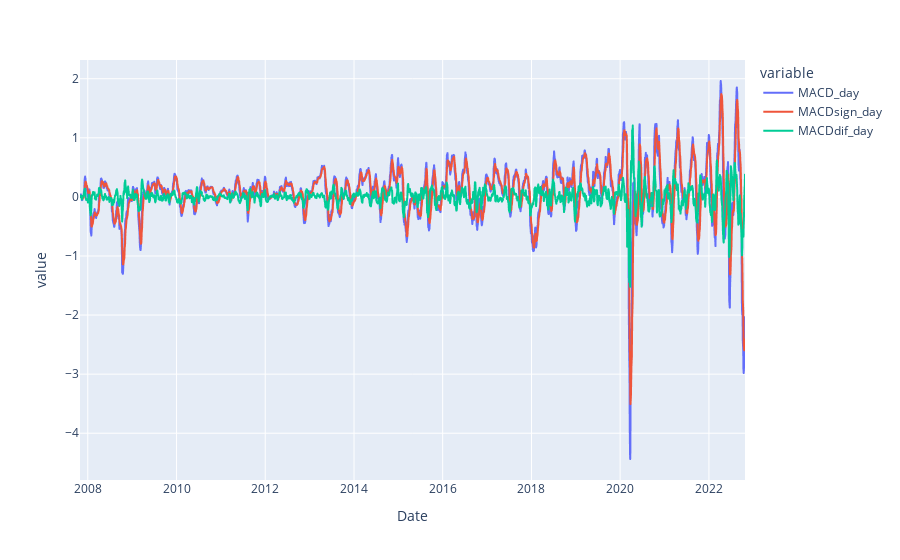
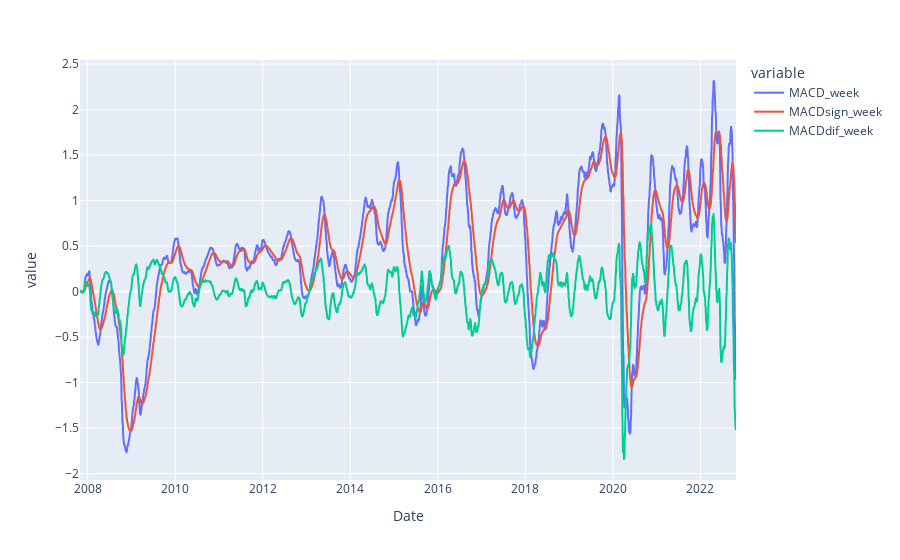
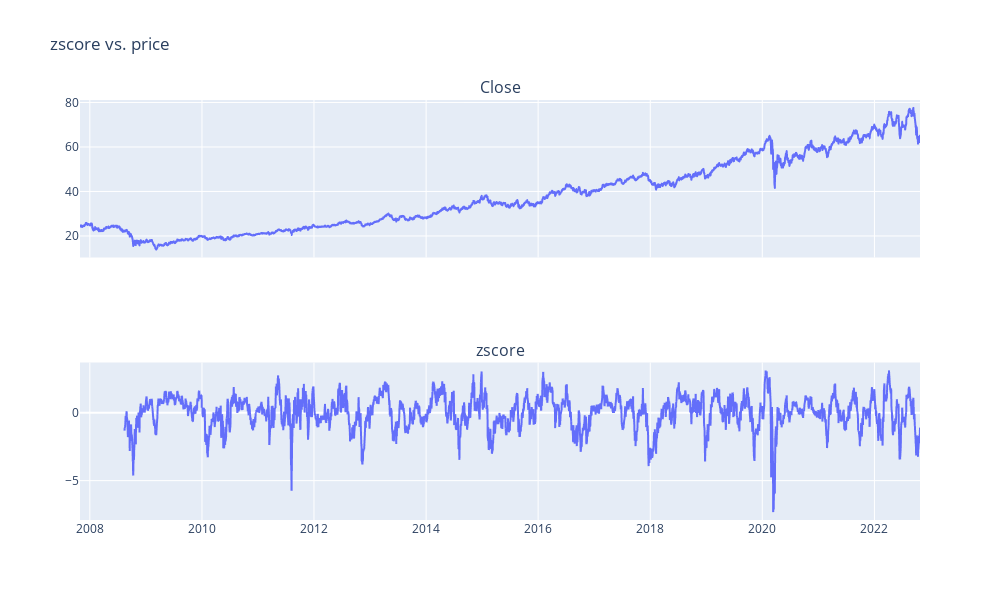
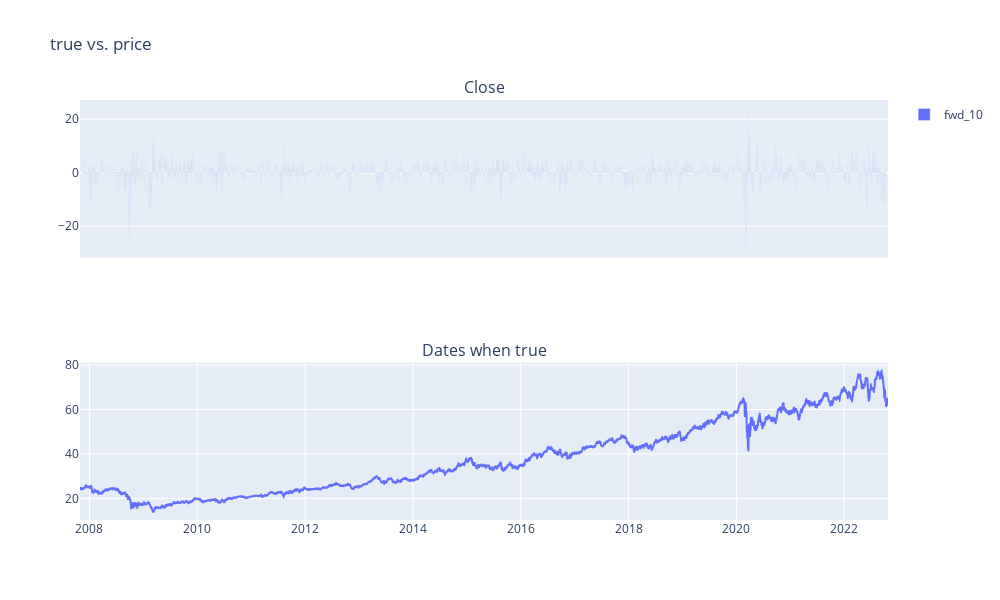

Notebook code cell kept with these figures, in order:
### Code cell
#main(stock,          back_gap, fwd_gap, threshold rendite backward, threshold renidte forward,comment )

ccc = main("holc_data.csv",  t_bwd   ,  t_fwd       , r_bwd , roll_window, rational)

### Figure 1 — Plotly figure (JSON) as saved in the notebook; plotly's stock layout.template omitted (floating-point values rounded to 4 significant figures; data arrays with more than 128 entries replaced by an {"elided": "..."} marker saying what was removed)
{"data": [{"hovertemplate": "variable=MACD_day<br>Date=%{x}<br>value=%{y}<extra></extra>", "legendgroup": "MACD_day", "line": {"color": "#636efa", "dash": "solid"}, "mode": "lines", "name": "MACD_day", "showlegend": true, "type": "scattergl", "x": {"elided": "3775 str values"}, "xaxis": "x", "y": {"elided": "3775 float values"}, "yaxis": "y"}, {"hovertemplate": "variable=MACDsign_day<br>Date=%{x}<br>value=%{y}<extra></extra>", "legendgroup": "MACDsign_day", "line": {"color": "#EF553B", "dash": "solid"}, "mode": "lines", "name": "MACDsign_day", "showlegend": true, "type": "scattergl", "x": {"elided": "3775 str values"}, "xaxis": "x", "y": {"elided": "3775 float values"}, "yaxis": "y"}, {"hovertemplate": "variable=MACDdif_day<br>Date=%{x}<br>value=%{y}<extra></extra>", "legendgroup": "MACDdif_day", "line": {"color": "#00cc96", "dash": "solid"}, "mode": "lines", "name": "MACDdif_day", "showlegend": true, "type": "scattergl", "x": {"elided": "3775 str values"}, "xaxis": "x", "y": {"elided": "3775 float values"}, "yaxis": "y"}], "layout": {"legend": {"title": {"text": "variable"}, "tracegroupgap": 0}, "margin": {"t": 60}, "xaxis": {"anchor": "y", "domain": [0, 1], "title": {"text": "Date"}}, "yaxis": {"anchor": "x", "domain": [0, 1], "title": {"text": "value"}}}}

### Figure 2 — Plotly figure (JSON) as saved in the notebook; plotly's stock layout.template omitted (floating-point values rounded to 4 significant figures; data arrays with more than 128 entries replaced by an {"elided": "..."} marker saying what was removed)
{"data": [{"hovertemplate": "variable=MACD_week<br>Date=%{x}<br>value=%{y}<extra></extra>", "legendgroup": "MACD_week", "line": {"color": "#636efa", "dash": "solid"}, "mode": "lines", "name": "MACD_week", "showlegend": true, "type": "scattergl", "x": {"elided": "3775 str values"}, "xaxis": "x", "y": {"elided": "3775 float values"}, "yaxis": "y"}, {"hovertemplate": "variable=MACDsign_week<br>Date=%{x}<br>value=%{y}<extra></extra>", "legendgroup": "MACDsign_week", "line": {"color": "#EF553B", "dash": "solid"}, "mode": "lines", "name": "MACDsign_week", "showlegend": true, "type": "scattergl", "x": {"elided": "3775 str values"}, "xaxis": "x", "y": {"elided": "3775 float values"}, "yaxis": "y"}, {"hovertemplate": "variable=MACDdif_week<br>Date=%{x}<br>value=%{y}<extra></extra>", "legendgroup": "MACDdif_week", "line": {"color": "#00cc96", "dash": "solid"}, "mode": "lines", "name": "MACDdif_week", "showlegend": true, "type": "scattergl", "x": {"elided": "3775 str values"}, "xaxis": "x", "y": {"elided": "3775 float values"}, "yaxis": "y"}], "layout": {"legend": {"title": {"text": "variable"}, "tracegroupgap": 0}, "margin": {"t": 60}, "xaxis": {"anchor": "y", "domain": [0, 1], "title": {"text": "Date"}}, "yaxis": {"anchor": "x", "domain": [0, 1], "title": {"text": "value"}}}}

### Figure 3 — Plotly figure (JSON) as saved in the notebook; plotly's stock layout.template omitted (floating-point values rounded to 4 significant figures; data arrays with more than 128 entries replaced by an {"elided": "..."} marker saying what was removed)
{"data": [{"hovertemplate": "Date=%{x}<br>z-score=%{y}<extra></extra>", "legendgroup": "", "line": {"color": "#636efa", "dash": "solid"}, "mode": "lines", "name": "", "showlegend": false, "type": "scattergl", "x": {"elided": "3775 str values"}, "xaxis": "x2", "y": {"elided": "3775 float values"}, "yaxis": "y2"}, {"hovertemplate": "Date=%{x}<br>Close=%{y}<extra></extra>", "legendgroup": "", "line": {"color": "#636efa", "dash": "solid"}, "mode": "lines", "name": "", "showlegend": false, "type": "scattergl", "x": {"elided": "3775 str values"}, "xaxis": "x", "y": {"elided": "3775 float values"}, "yaxis": "y"}], "layout": {"annotations": [{"font": {"size": 16}, "showarrow": false, "text": "Close", "x": 0.5, "xanchor": "center", "xref": "paper", "y": 1, "yanchor": "bottom", "yref": "paper"}, {"font": {"size": 16}, "showarrow": false, "text": "zscore", "x": 0.5, "xanchor": "center", "xref": "paper", "y": 0.375, "yanchor": "bottom", "yref": "paper"}], "height": 600, "title": {"text": "zscore vs. price"}, "width": 1000, "xaxis": {"anchor": "y", "domain": [0, 1], "matches": "x2", "showticklabels": false}, "xaxis2": {"anchor": "y2", "domain": [0, 1]}, "yaxis": {"anchor": "x", "domain": [0.625, 1]}, "yaxis2": {"anchor": "x2", "domain": [0, 0.375]}}}

### Figure 4 — Plotly figure (JSON) as saved in the notebook; plotly's stock layout.template omitted (floating-point values rounded to 4 significant figures; data arrays with more than 128 entries replaced by an {"elided": "..."} marker saying what was removed)
{"data": [{"alignmentgroup": "True", "hovertemplate": "variable=fwd_10<br>Date=%{x}<br>value=%{y}<extra></extra>", "legendgroup": "fwd_10", "marker": {"color": "#636efa"}, "name": "fwd_10", "offsetgroup": "fwd_10", "orientation": "v", "showlegend": true, "textposition": "auto", "type": "bar", "x": {"elided": "3755 str values"}, "xaxis": "x", "y": {"elided": "3755 float values"}, "yaxis": "y"}, {"hovertemplate": "Date=%{x}<br>Close=%{y}<extra></extra>", "legendgroup": "", "line": {"color": "#636efa", "dash": "solid"}, "mode": "lines", "name": "", "showlegend": false, "type": "scattergl", "x": {"elided": "3775 str values"}, "xaxis": "x2", "y": {"elided": "3775 float values"}, "yaxis": "y2"}], "layout": {"annotations": [{"font": {"size": 16}, "showarrow": false, "text": "Close", "x": 0.5, "xanchor": "center", "xref": "paper", "y": 1, "yanchor": "bottom", "yref": "paper"}, {"font": {"size": 16}, "showarrow": false, "text": "Dates when true", "x": 0.5, "xanchor": "center", "xref": "paper", "y": 0.375, "yanchor": "bottom", "yref": "paper"}], "height": 600, "title": {"text": "true vs. price"}, "width": 1000, "xaxis": {"anchor": "y", "domain": [0, 1], "matches": "x2", "showticklabels": false}, "xaxis2": {"anchor": "y2", "domain": [0, 1]}, "yaxis": {"anchor": "x", "domain": [0.625, 1]}, "yaxis2": {"anchor": "x2", "domain": [0, 0.375]}}}
